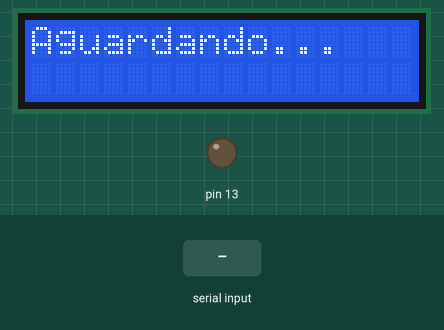
A sketch run on a simulated Arduino Uno, built with avr-gcc and run on an emulated ATmega328P. On the bench: 16×2 character LCD, output pins drawn as LEDs (lit = HIGH). The test bench sets the inputs (shaded band). What the sketch prints to the serial monitor is not drawn.

Above: at 4.2 s.
4.3 s: "nome-" received over Serial
At 5.7 s:
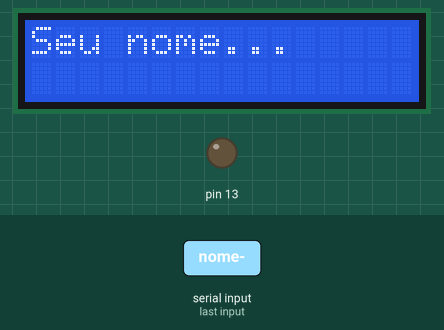
6.8 s: "soma-" received over Serial
At 9.7 s:
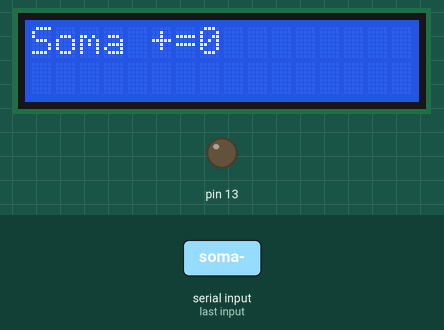
9.8 s: "led-" received over Serial
At 12.7 s:
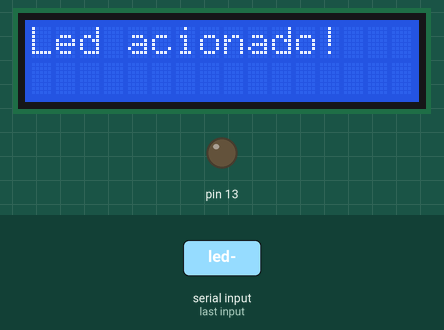
Timing chart, 0 to 14.2 s (numbered marks = the images above; inputs shaded):
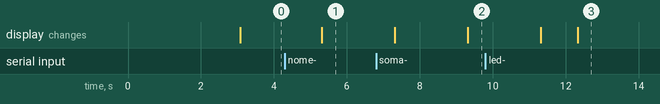

Measured:
- after the input at 4.3 s, the display: changes after 1.0 s (image 1)
- after the input at 6.8 s, the display: first differs from a run without the input after 2.5 s (image 2)
- after the input at 9.8 s, the display: first differs from a run without the input after 2.5 s (image 3)

The sketch:

serial.ino
```cpp
//Interrupts using Arduino - pull down on pins 2 and 3
//Led no pino 13

#include<LiquidCrystal.h>                        // Including lcd display library
LiquidCrystal lcd (12,11,7, 6, 5, 4);              // Define LCD display pins RS,E,D4,D5,D6,D7

void setup()
{
  lcd.begin(16,2);                              //  setting LCD as 16x2 type
  lcd.setCursor(0,0);
  lcd.print(" Comun. Serial! ");
  lcd.setCursor(0,1);
  lcd.print("protocolo serial");
  delay(3000);
  lcd.clear();

  pinMode(13,OUTPUT);

  Serial.begin(9600);

}

int i = 1;

void loop()
{
  if(i == 1) {
   lcd.clear();
   lcd.print("Aguardando...");
   i = 0;
  }

}

void serialEvent() {

  String cmd = Serial.readStringUntil('-');
  String val = Serial.readStringUntil('-');

  if(cmd == "led"){
    lcd.clear();
    lcd.print("Led acionado!");
  	if(val == "1") digitalWrite(13, HIGH);
    else           digitalWrite(13, LOW);
  }
  if(cmd == "nome"){
    lcd.clear();
    lcd.print("Seu nome...");
    Serial.println("Edras");
  }
  if(cmd == "soma"){
    String val2 = Serial.readStringUntil('-');
    int a = val.toInt();
    int b = val2.toInt();
    lcd.clear();
    lcd.print("Soma "+val+"+"+val2+"="+String(a+b));
    Serial.println(a+b);
  }
  i = 1;
  delay(2000);

}
```
